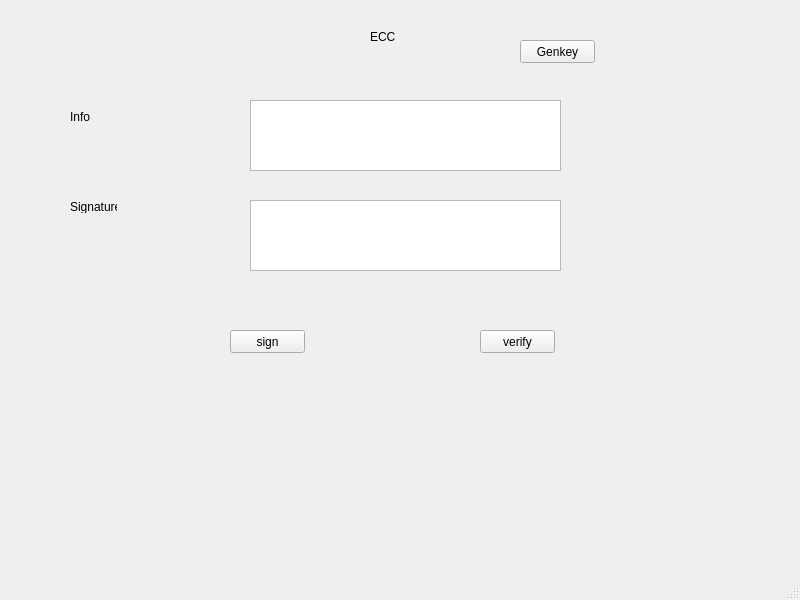
<?xml version="1.0" encoding="UTF-8"?>
<ui version="4.0">
 <class>MainWindow</class>
 <widget class="QMainWindow" name="MainWindow">
  <property name="geometry">
   <rect>
    <x>0</x>
    <y>0</y>
    <width>800</width>
    <height>600</height>
   </rect>
  </property>
  <property name="windowTitle">
   <string>MainWindow</string>
  </property>
  <widget class="QWidget" name="centralwidget">
   <widget class="QLabel" name="label">
    <property name="geometry">
     <rect>
      <x>370</x>
      <y>30</y>
      <width>47</width>
      <height>13</height>
     </rect>
    </property>
    <property name="text">
     <string>ECC</string>
    </property>
   </widget>
   <widget class="QLabel" name="label_2">
    <property name="geometry">
     <rect>
      <x>70</x>
      <y>110</y>
      <width>47</width>
      <height>13</height>
     </rect>
    </property>
    <property name="text">
     <string>Info</string>
    </property>
   </widget>
   <widget class="QLabel" name="label_3">
    <property name="geometry">
     <rect>
      <x>70</x>
      <y>200</y>
      <width>47</width>
      <height>13</height>
     </rect>
    </property>
    <property name="text">
     <string>Signature</string>
    </property>
   </widget>
   <widget class="QTextEdit" name="txt_infomation">
    <property name="geometry">
     <rect>
      <x>250</x>
      <y>100</y>
      <width>311</width>
      <height>71</height>
     </rect>
    </property>
   </widget>
   <widget class="QTextEdit" name="txt_signature">
    <property name="geometry">
     <rect>
      <x>250</x>
      <y>200</y>
      <width>311</width>
      <height>71</height>
     </rect>
    </property>
   </widget>
   <widget class="QPushButton" name="btn_generatekey">
    <property name="geometry">
     <rect>
      <x>520</x>
      <y>40</y>
      <width>75</width>
      <height>23</height>
     </rect>
    </property>
    <property name="text">
     <string>Genkey</string>
    </property>
   </widget>
   <widget class="QPushButton" name="btn_sign">
    <property name="geometry">
     <rect>
      <x>230</x>
      <y>330</y>
      <width>75</width>
      <height>23</height>
     </rect>
    </property>
    <property name="text">
     <string>sign</string>
    </property>
   </widget>
   <widget class="QPushButton" name="btn_verify">
    <property name="geometry">
     <rect>
      <x>480</x>
      <y>330</y>
      <width>75</width>
      <height>23</height>
     </rect>
    </property>
    <property name="text">
     <string>verify</string>
    </property>
   </widget>
  </widget>
  <widget class="QMenuBar" name="menubar">
   <property name="geometry">
    <rect>
     <x>0</x>
     <y>0</y>
     <width>800</width>
     <height>21</height>
    </rect>
   </property>
  </widget>
  <widget class="QStatusBar" name="statusbar"/>
 </widget>
 <resources/>
 <connections/>
</ui>
